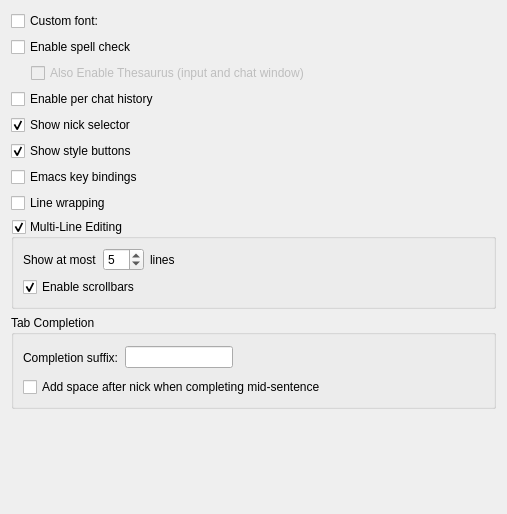
<?xml version="1.0" encoding="UTF-8"?>
<ui version="4.0">
 <class>InputWidgetSettingsPage</class>
 <widget class="QWidget" name="InputWidgetSettingsPage">
  <property name="geometry">
   <rect>
    <x>0</x>
    <y>0</y>
    <width>507</width>
    <height>514</height>
   </rect>
  </property>
  <property name="windowTitle">
   <string>Form</string>
  </property>
  <layout class="QVBoxLayout" name="verticalLayout_2">
   <item>
    <layout class="QHBoxLayout" name="horizontalLayout">
     <item>
      <widget class="QCheckBox" name="customFont">
       <property name="text">
        <string>Custom font:</string>
       </property>
       <property name="settingsKey" stdset="0">
        <string notr="true">/UiStyle/Fonts/UseCustomInputWidgetFont</string>
       </property>
       <property name="defaultValue" stdset="0">
        <bool>false</bool>
       </property>
      </widget>
     </item>
     <item>
      <widget class="FontSelector" name="inputLineFont" native="true">
       <property name="enabled">
        <bool>false</bool>
       </property>
       <property name="settingsKey" stdset="0">
        <string notr="true">/UiStyle/Fonts/InputWidget</string>
       </property>
       <property name="defaultValue" stdset="0">
        <font/>
       </property>
      </widget>
     </item>
    </layout>
   </item>
   <item>
    <widget class="QCheckBox" name="enableSpellCheck">
     <property name="text">
      <string>Enable spell check</string>
     </property>
     <property name="settingsKey" stdset="0">
      <string notr="true">EnableSpellCheck</string>
     </property>
     <property name="defaultValue" stdset="0">
      <bool>false</bool>
     </property>
    </widget>
   </item>
   <item>
    <layout class="QHBoxLayout" name="horizontalLayout_5">
     <item>
      <spacer name="thesaurusSpacer">
       <property name="orientation">
        <enum>Qt::Horizontal</enum>
       </property>
       <property name="sizeType">
        <enum>QSizePolicy::Fixed</enum>
       </property>
       <property name="sizeHint" stdset="0">
        <size>
         <width>20</width>
         <height>16</height>
        </size>
       </property>
      </spacer>
     </item>
     <item>
      <widget class="QCheckBox" name="enableThesaurus">
       <property name="enabled">
        <bool>false</bool>
       </property>
       <property name="text">
        <string>Also Enable Thesaurus (input and chat window)</string>
       </property>
       <property name="settingsKey" stdset="0">
        <string notr="true">EnableThesaurus</string>
       </property>
       <property name="defaultValue" stdset="0">
        <bool>false</bool>
       </property>
      </widget>
     </item>
    </layout>
   </item>
   <item>
    <widget class="QCheckBox" name="enablePerBufferHistory">
     <property name="text">
      <string>Enable per chat history</string>
     </property>
     <property name="checked">
      <bool>false</bool>
     </property>
     <property name="settingsKey" stdset="0">
      <string notr="true">EnablePerChatHistory</string>
     </property>
     <property name="defaultValue" stdset="0">
      <bool>false</bool>
     </property>
    </widget>
   </item>
   <item>
    <widget class="QCheckBox" name="showNickSelector">
     <property name="text">
      <string>Show nick selector</string>
     </property>
     <property name="checked">
      <bool>true</bool>
     </property>
     <property name="settingsKey" stdset="0">
      <string notr="true">ShowNickSelector</string>
     </property>
     <property name="defaultValue" stdset="0">
      <bool>true</bool>
     </property>
    </widget>
   </item>
   <item>
    <widget class="QCheckBox" name="showStyleButtons">
     <property name="text">
      <string>Show style buttons</string>
     </property>
     <property name="checked">
      <bool>true</bool>
     </property>
     <property name="settingsKey" stdset="0">
      <string notr="true">ShowStyleButtons</string>
     </property>
     <property name="defaultValue" stdset="0">
      <bool>true</bool>
     </property>
    </widget>
   </item>
   <item>
    <widget class="QCheckBox" name="enableEmacsMode">
     <property name="toolTip">
      <string>Enables (limited) Emacs key bindings in the input field.</string>
     </property>
     <property name="text">
      <string>Emacs key bindings</string>
     </property>
     <property name="settingsKey" stdset="0">
      <string notr="true">EnableEmacsMode</string>
     </property>
     <property name="defaultValue" stdset="0">
      <bool>false</bool>
     </property>
    </widget>
   </item>
   <item>
    <widget class="QCheckBox" name="enableLineWrapMode">
     <property name="toolTip">
      <string>Enables line wrapping for input.</string>
     </property>
     <property name="text">
      <string>Line wrapping</string>
     </property>
     <property name="settingsKey" stdset="0">
      <string notr="true">EnableLineWrap</string>
     </property>
     <property name="defaultValue" stdset="0">
      <bool>false</bool>
     </property>
    </widget>
   </item>
   <item>
    <widget class="QGroupBox" name="groupBox">
     <property name="title">
      <string>Multi-Line Editing</string>
     </property>
     <property name="checkable">
      <bool>true</bool>
     </property>
     <property name="settingsKey" stdset="0">
      <string notr="true">EnableMultiLine</string>
     </property>
     <property name="defaultValue" stdset="0">
      <bool>true</bool>
     </property>
     <layout class="QVBoxLayout" name="verticalLayout">
      <item>
       <layout class="QHBoxLayout" name="horizontalLayout_2">
        <item>
         <widget class="QLabel" name="label">
          <property name="text">
           <string>Show at most</string>
          </property>
         </widget>
        </item>
        <item>
         <widget class="QSpinBox" name="maxNumLines">
          <property name="minimum">
           <number>1</number>
          </property>
          <property name="maximum">
           <number>19</number>
          </property>
          <property name="value">
           <number>5</number>
          </property>
          <property name="settingsKey" stdset="0">
           <string notr="true">MaxNumLines</string>
          </property>
          <property name="defaultValue" stdset="0">
           <number>5</number>
          </property>
         </widget>
        </item>
        <item>
         <widget class="QLabel" name="label_2">
          <property name="text">
           <string>lines</string>
          </property>
         </widget>
        </item>
        <item>
         <spacer name="horizontalSpacer_2">
          <property name="orientation">
           <enum>Qt::Horizontal</enum>
          </property>
          <property name="sizeHint" stdset="0">
           <size>
            <width>40</width>
            <height>20</height>
           </size>
          </property>
         </spacer>
        </item>
       </layout>
      </item>
      <item>
       <widget class="QCheckBox" name="enableScrollBars">
        <property name="text">
         <string>Enable scrollbars</string>
        </property>
        <property name="checked">
         <bool>true</bool>
        </property>
        <property name="settingsKey" stdset="0">
         <string notr="true">EnableScrollBars</string>
        </property>
        <property name="defaultValue" stdset="0">
         <bool>true</bool>
        </property>
       </widget>
      </item>
     </layout>
    </widget>
   </item>
   <item>
    <widget class="QGroupBox" name="groupBox_2">
     <property name="title">
      <string>Tab Completion</string>
     </property>
     <layout class="QVBoxLayout" name="verticalLayout_3">
      <item>
       <layout class="QHBoxLayout" name="horizontalLayout_3">
        <item>
         <widget class="QLabel" name="completionSuffixDesc">
          <property name="text">
           <string>Completion suffix:</string>
          </property>
         </widget>
        </item>
        <item>
         <widget class="QLineEdit" name="completionSuffix">
          <property name="sizePolicy">
           <sizepolicy hsizetype="Preferred" vsizetype="Fixed">
            <horstretch>0</horstretch>
            <verstretch>0</verstretch>
           </sizepolicy>
          </property>
          <property name="settingsKey" stdset="0">
           <string notr="true">/TabCompletion/CompletionSuffix</string>
          </property>
          <property name="defaultValue" stdset="0">
           <string>: </string>
          </property>
         </widget>
        </item>
        <item>
         <spacer name="horizontalSpacer">
          <property name="orientation">
           <enum>Qt::Horizontal</enum>
          </property>
          <property name="sizeType">
           <enum>QSizePolicy::MinimumExpanding</enum>
          </property>
          <property name="sizeHint" stdset="0">
           <size>
            <width>157</width>
            <height>27</height>
           </size>
          </property>
         </spacer>
        </item>
       </layout>
      </item>
      <item>
       <layout class="QHBoxLayout" name="horizontalLayout_4">
        <item>
         <widget class="QCheckBox" name="addSpaceMidSentence">
          <property name="text">
           <string>Add space after nick when completing mid-sentence</string>
          </property>
          <property name="checked">
           <bool>false</bool>
          </property>
          <property name="settingsKey" stdset="0">
            <string notr="true">/TabCompletion/AddSpaceMidSentence</string>
          </property>
          <property name="defaultValue" stdset="0">
            <bool>false</bool>
          </property>
         </widget>
        </item>
        <item>
         <spacer name="horizontalSpacer_3">
          <property name="orientation">
           <enum>Qt::Horizontal</enum>
          </property>
          <property name="sizeHint" stdset="0">
           <size>
            <width>40</width>
            <height>20</height>
           </size>
          </property>
         </spacer>
        </item>
       </layout>
      </item>
     </layout>
    </widget>
   </item>
   <item>
    <spacer name="verticalSpacer">
     <property name="orientation">
      <enum>Qt::Vertical</enum>
     </property>
     <property name="sizeHint" stdset="0">
      <size>
       <width>20</width>
       <height>233</height>
      </size>
     </property>
    </spacer>
   </item>
  </layout>
 </widget>
 <customwidgets>
  <customwidget>
   <class>FontSelector</class>
   <extends>QWidget</extends>
   <header>fontselector.h</header>
   <container>1</container>
  </customwidget>
 </customwidgets>
 <tabstops>
  <tabstop>customFont</tabstop>
  <tabstop>showNickSelector</tabstop>
  <tabstop>groupBox</tabstop>
  <tabstop>maxNumLines</tabstop>
  <tabstop>enableScrollBars</tabstop>
  <tabstop>completionSuffix</tabstop>
 </tabstops>
 <resources/>
 <connections>
  <connection>
   <sender>customFont</sender>
   <signal>toggled(bool)</signal>
   <receiver>inputLineFont</receiver>
   <slot>setEnabled(bool)</slot>
   <hints>
    <hint type="sourcelabel">
     <x>165</x>
     <y>18</y>
    </hint>
    <hint type="destinationlabel">
     <x>305</x>
     <y>17</y>
    </hint>
   </hints>
  </connection>
  <connection>
   <sender>enableSpellCheck</sender>
   <signal>toggled(bool)</signal>
   <receiver>enableThesaurus</receiver>
   <slot>setEnabled(bool)</slot>
   <hints>
    <hint type="sourcelabel">
     <x>253</x>
     <y>42</y>
    </hint>
    <hint type="destinationlabel">
     <x>253</x>
     <y>65</y>
    </hint>
   </hints>
  </connection>
 </connections>
</ui>
